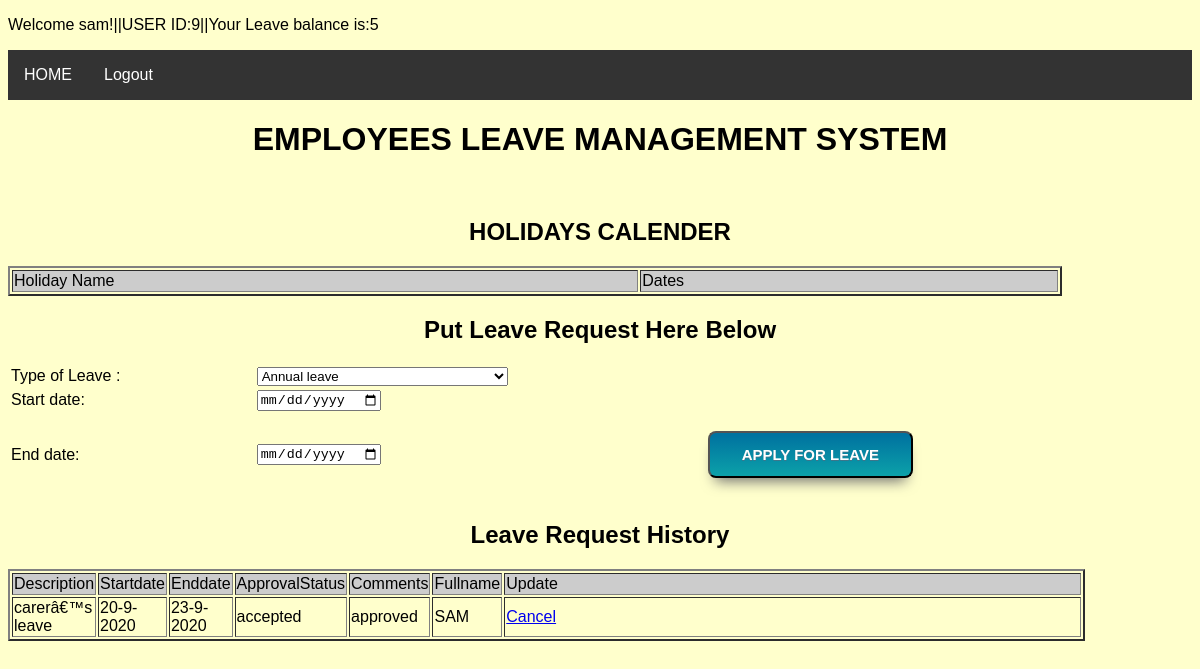
/applyforleave.php (signed in), run on an earlier commit of the app's database.
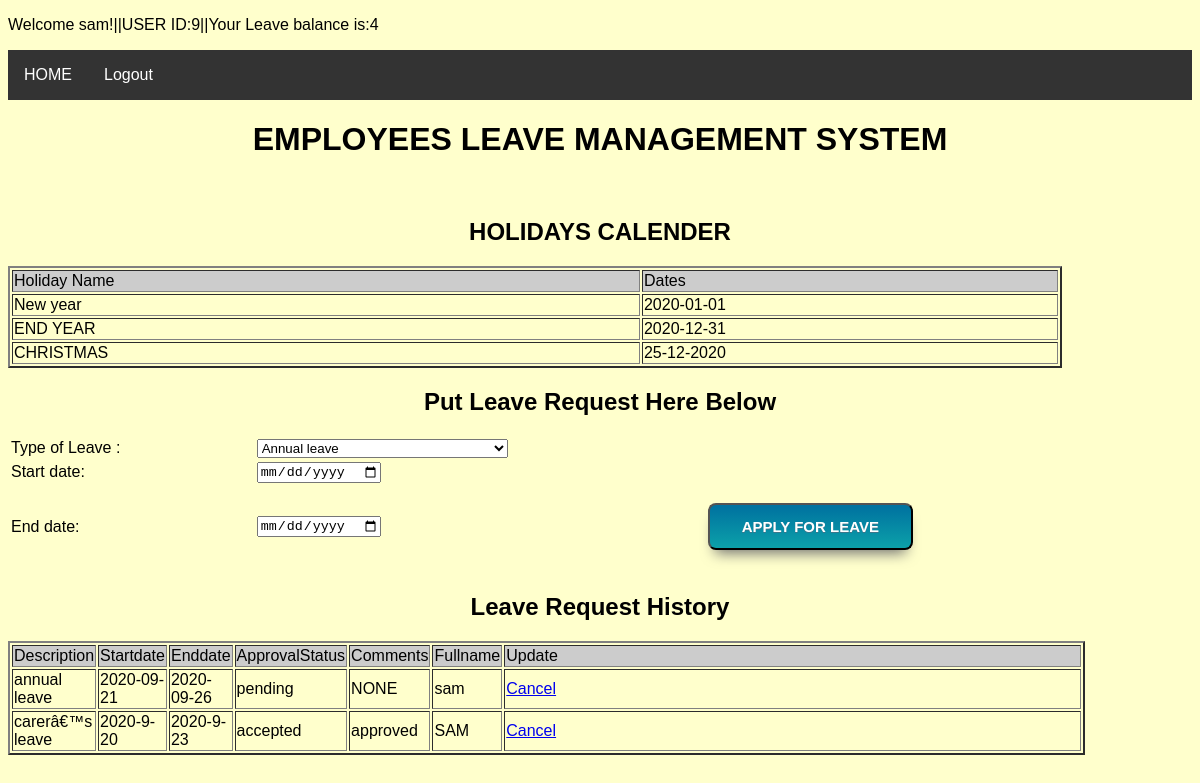
And on a later commit of the database.
### tables this page shows
CREATE TABLE IF NOT EXISTS `leaveapplications` (
  `LeaveID` int(11) NOT NULL AUTO_INCREMENT,
  `Description` varchar(100) NOT NULL,
  `Startdate` varchar(40) NOT NULL,
  `Enddate` varchar(40) NOT NULL,
  `ApprovalStatus` varchar(40) NOT NULL,
  `Comments` varchar(40) NOT NULL,
  `Fullname` varchar(40) NOT NULL,
  `UserID` int(11) NOT NULL,
  PRIMARY KEY (`LeaveID`),
  KEY `UserID` (`UserID`)
);

CREATE TABLE IF NOT EXISTS `publicholidays` (
  `HolidayID` int(20) NOT NULL AUTO_INCREMENT,
  `HolidayName` varchar(50) NOT NULL,
  `Dates` varchar(20) NOT NULL,
  PRIMARY KEY (`HolidayID`)
);

### applyforleave.php (the view, shortened to what this page needs)
<?php
include_once("db.php");
$UserID=$_SESSION['UserID'];
$result = mysqli_query($con, "SELECT * FROM LEAVEAPPLICATIONS where UserID='$UserID' ORDER BY LeaveID DESC");
?>
<?php
include_once("db.php");
$result1 = mysqli_query($con, "SELECT * FROM publicholidays ORDER BY HolidayID DESC");
?>
<!DOCTYPE html>
<html>
<head>
<link href="style.css" rel="stylesheet">
</head>
<body>
<p align="left">Welcome <?php echo $_SESSION['Usernames']; ?>!||USER ID:<?php echo $_SESSION['UserID']; ?>||Your Leave balance is:<?php echo $_SESSION['LeaveBalance']; ?></p>
<ul>
  <li><a href="staffs.php">HOME</a></li>
  <li><a href="logout.php">Logout</a></li>
</ul>
<div>
<h1 align="center">EMPLOYEES LEAVE  MANAGEMENT SYSTEM</h1>
<divide style="padding-left:350px">
<h2 align="center">HOLIDAYS CALENDER </h2>
        <table width='89%' border=2>
        <tr bgcolor='#CCCCCC'>
            <td width="9%">Holiday Name</td>
            <td width="6%">Dates</td>
		  </tr>
        <?php
        while($res = mysqli_fetch_array($result1)) {
            echo "<tr>";
            echo "<td>".$res['HolidayName']."</td>";
            echo "<td>".$res['Dates']."</td>";
        	echo "</tr>";
        }
        ?>
  </table>
  <h2 align="center">Put Leave Request Here Below  </h2>
<form action="applyforleave.php" method="post" name="form1">
        <table width="80%" border="0">
            <tr>
                <td width="26%">Type of Leave :</td>
              <td width="37%">
			  <select name="Description">
				<option value="annual leave">Annual leave</option>
			  </select>
			  </td>
				                <td width="2%"></td>
              <td width="35%"><input type="hidden" value="<?php echo $_SESSION['Usernames']; ?>" name="Fullname" required/></td>
            </tr>
            <tr>
                <td>Start date:</td>
                <td>
				<input type="date" id="Startdate" name="Startdate" min="<?php echo date('Y-m-d');?>" required></td>
				<td></td>
                <td><input type="hidden" value="<?php echo $_SESSION['UserID']; ?>" name="UserID" required/></td>
            </tr>
            <tr>
                <td>End date:</td>
                <td><input type="date" id="Enddate" name="Enddate" required min="<?php echo date('Y-m-d'); ?>"></td>
		                <td></td>
                <td><input type="submit" name="Submit" value="APPLY FOR LEAVE"></td>
            </tr>
			<tr>
            <td></td>
                <td></td>
				 <td></td>
                <td></td>
            </tr>
    </table>
  </form>
		<h2 align="center">Leave Request History </h2>
        <table width='91%' border=2>
        <tr bgcolor='#CCCCCC'>
            <td width="5%">Description</td>
            <td width="5%">Startdate</td>
            <td width="4%">Enddate</td>
			<td width="6%">ApprovalStatus</td>
			<td width="5%">Comments</td>
			<td width="4%">Fullname</td>
			<td width="65%">Update</td>
        </tr>
        <?php
        while($res = mysqli_fetch_array($result)) {
            echo "<tr>";
            echo "<td>".$res['Description']."</td>";
            echo "<td>".$res['Startdate']."</td>";
            echo "<td>".$res['Enddate']."</td>";
			echo "<td>".$res['ApprovalStatus']."</td>";
            echo "<td>".$res['Comments']."</td>";
			 echo "<td>".$res['Fullname']."</td>";
            echo "<td><a href=\"deleteleave.php?LeaveID=".$res['LeaveID']."&User=".$res['Fullname']."\". onClick=\"return confirm('Are you sure you want to delete leave application?')\">Cancel</a></td>";
        }
        ?>
  </table>
  </div>
</body>
</html>

What changed in the data, as far as the page shows it:
added publicholidays: HolidayName "New year", Dates "2020-01-01"
added publicholidays: HolidayName "END YEAR", Dates "2020-12-31"
added publicholidays: HolidayName "CHRISTMAS", Dates "25-12-2020"
added leaveapplications: Description "annual leave", Startdate "2020-09-21", Enddate "2020-09-26", ApprovalStatus "pending", Comments "NONE", Fullname "sam"
changed leaveapplications "carerâ€™s leave": Startdate "20-9-2020" → "2020-9-20"; Enddate "23-9-2020" → "2020-9-23"
Also different on the page:
$_SESSION['LeaveBalance']: "5" → "4"
